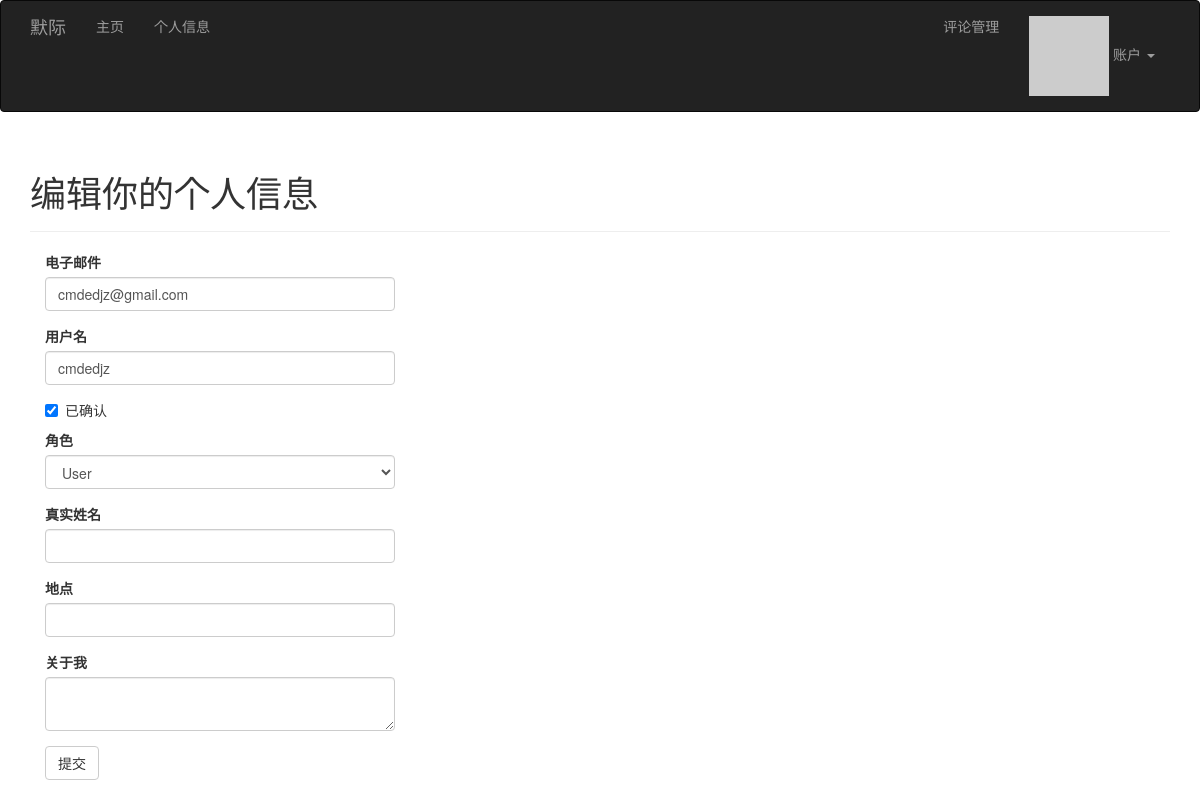
Page /edit-profile/103 (signed in) on the committed database.
### app/models.py (models this page shows, shortened)
class User(UserMixin, db.Model):
	__tablename__ = 'users'
	id = db.Column(db.Integer, primary_key=True)
	email = db.Column(db.String(64), unique=True, index=True)
	username = db.Column(db.String(64), unique=True, index=True)
	password_hash = db.Column(db.String(128))
	role_id = db.Column(db.Integer, db.ForeignKey('roles.id'))
	confirmed = db.Column(db.Boolean, default=False)
	name = db.Column(db.String(64))
	location = db.Column(db.String(64))
	about_me = db.Column(db.Text())
	member_since = db.Column(db.DateTime(), default=datetime.utcnow)
	last_seen = db.Column(db.DateTime(), default=datetime.utcnow)
	avatar_hash = db.Column(db.String(32))
	posts = db.relationship('Post', backref='author', lazy='dynamic')
	comments = db.relationship('Comment', backref='author', lazy='dynamic')
	followed = db.relationship('Follow',
							   foreign_keys=[Follow.follower_id],
							   backref=db.backref('follower', lazy='joined'),
							   lazy='dynamic',
							   cascade='all, delete-orphan')
	followers = db.relationship('Follow',
								foreign_keys=[Follow.followed_id],
								backref=db.backref('followed', lazy='joined'),
								lazy='dynamic',
								cascade='all, delete-orphan')
	@property
	def password(self):
		raise AttributeError('password is not a readable attribute')
	def can(self, permissions):
		return self.role is not None and \
			(self.role.permissions & permissions) == permissions
	def ping(self):
		self.last_seen = datetime.utcnow()
		db.session.add(self)
	def gravatar(self, size=100, default='identicon', rating='g'):
		if request.is_secure:
			url = 'https://secure.gravatar.com/avatar'
		else:
			url = 'http://www.gravatar.com/avatar'
		hash = self.avatar_hash or hashlib.md5(self.email.encode('utf-8')).hexdigest()
		return '{url}/{hash}?s={size}&d={default}&r={rating}'.format(url=url, hash=hash, size=size, default=default, rating=rating)

### app/main/views.py (the view, shortened to what this page needs)
@main.route('/edit-profile/<int:id>', methods=['GET', 'POST'])
@login_required
@admin_required
def edit_profile_admin(id):
    user = User.query.get_or_404(id)
    form = EditProfileAdminForm(user=user)
    form.email.data = user.email
    form.username.data = user.username
    form.confirmed.data = user.confirmed
    form.role.data = user.role_id
    form.name.data = user.name
    form.location.data = user.location
    form.about_me.data = user.about_me
    return render_template('edit_profile.html', form=form, user=user)

### app/main/forms.py (shortened to what this page needs)
class EditProfileAdminForm(Form):
	email = StringField('电子邮件', validators=[DataRequired(), Length(1, 64), Email()])
	username = StringField('用户名', validators=[DataRequired(), Length(1, 64), Regexp('^[A-Za-z][A-Za-z0-9_.]*$', 0, '用户名应该只包含字母，数字，点或下划线')])
	confirmed = BooleanField('已确认')
	role = SelectField('角色', coerce=int)
	name = StringField('真实姓名', validators=[Length(0, 64)])
	location = StringField('地点', validators=[Length(0, 64)])
	about_me = TextAreaField('关于我')
	submit = SubmitField('提交')
	def __init__(self, user, *args, **kwargs):
		super(EditProfileAdminForm, self).__init__(*args, **kwargs)
		self.role.choices = [(role.id, role.name) for role in Role.query.order_by(Role.name).all()]
		self.user = user

### app/auth/views.py (called while the page is built)
@auth.before_app_request
def before_request():
	if current_user.is_authenticated \
			and not current_user.confirmed \
			and request.endpoint[:5] != 'auth.' \
			and request.endpoint != 'static':
		return redirect(url_for('auth.unconfirmed'))

@auth.before_app_request
def before_request():
	if current_user.is_authenticated:
		current_user.ping()
		if not current_user.confirmed and request.endpoint[:5] != 'auth.':
			return redirect(url_for('auth.unconfirmed'))

### app/main/__init__.py (called while the page is built)
@main.app_context_processor
def inject_permissions():
	return dict(Permission=Permission)

### app/models.py (called while the page is built)
@login_manager.user_loader
def load_user(user_id):
	return User.query.get(int(user_id))

### app/templates/edit_profile.html (shortened to what this page needs)
{% extends "base.html" %}
{% import "bootstrap/wtf.html" as wtf %}
{% block page_content %}
<div class="page-header">
    <h1>编辑你的个人信息</h1>
</div>
<div class="col-md-4">
    {{ wtf.quick_form(form) }}
</div>
{% endblock %}

### rows in the picture
User: email "cmdedjz@gmail.com", username "cmdedjz", confirmed "☑", role "User"
